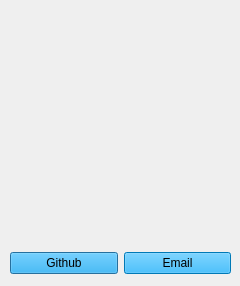
<?xml version="1.0" encoding="UTF-8"?>
<ui version="4.0">
 <class>Sobre</class>
 <widget class="QDialog" name="Sobre">
  <property name="geometry">
   <rect>
    <x>0</x>
    <y>0</y>
    <width>240</width>
    <height>286</height>
   </rect>
  </property>
  <property name="minimumSize">
   <size>
    <width>240</width>
    <height>286</height>
   </size>
  </property>
  <property name="maximumSize">
   <size>
    <width>240</width>
    <height>286</height>
   </size>
  </property>
  <property name="windowTitle">
   <string>EduFreit4s</string>
  </property>
  <property name="toolTip">
   <string>TESTE</string>
  </property>
  <property name="statusTip">
   <string>AJUDA</string>
  </property>
  <property name="whatsThis">
   <string>TRURURU</string>
  </property>
  <property name="accessibleName">
   <string>JJJJJJJJJ</string>
  </property>
  <property name="accessibleDescription">
   <string>POPOPO</string>
  </property>
  <widget class="QLabel" name="sobre">
   <property name="geometry">
    <rect>
     <x>10</x>
     <y>120</y>
     <width>221</width>
     <height>121</height>
    </rect>
   </property>
   <property name="styleSheet">
    <string notr="true">font: 14pt &quot;Ink Free&quot;;
color: rgb(0, 0, 0);</string>
   </property>
   <property name="text">
    <string/>
   </property>
   <property name="wordWrap">
    <bool>true</bool>
   </property>
  </widget>
  <widget class="QLabel" name="photo">
   <property name="geometry">
    <rect>
     <x>70</x>
     <y>10</y>
     <width>100</width>
     <height>100</height>
    </rect>
   </property>
   <property name="text">
    <string/>
   </property>
   <property name="pixmap">
    <pixmap resource="../scr.qrc">:/img/edu.png</pixmap>
   </property>
   <property name="scaledContents">
    <bool>true</bool>
   </property>
   <property name="alignment">
    <set>Qt::AlignCenter</set>
   </property>
  </widget>
  <widget class="QWidget" name="layoutWidget">
   <property name="geometry">
    <rect>
     <x>10</x>
     <y>250</y>
     <width>221</width>
     <height>26</height>
    </rect>
   </property>
   <layout class="QHBoxLayout" name="horizontalLayout">
    <item>
     <widget class="QPushButton" name="github">
      <property name="toolTip">
       <string/>
      </property>
      <property name="statusTip">
       <string>lllllll</string>
      </property>
      <property name="whatsThis">
       <string>hhhhh</string>
      </property>
      <property name="accessibleName">
       <string>bbbbb</string>
      </property>
      <property name="accessibleDescription">
       <string extracomment="-ccc">ccccc</string>
      </property>
      <property name="styleSheet">
       <string notr="true">background-color: rgb(0, 170, 255);
font: 8pt &quot;Helvetica-Narrow&quot;;
</string>
      </property>
      <property name="text">
       <string>Github</string>
      </property>
     </widget>
    </item>
    <item>
     <widget class="QPushButton" name="email">
      <property name="styleSheet">
       <string notr="true">background-color: rgb(0, 170, 255);
font: 8pt &quot;Helvetica-Narrow&quot;;</string>
      </property>
      <property name="text">
       <string>Email</string>
      </property>
     </widget>
    </item>
   </layout>
  </widget>
  <widget class="QLabel" name="label">
   <property name="geometry">
    <rect>
     <x>0</x>
     <y>0</y>
     <width>241</width>
     <height>291</height>
    </rect>
   </property>
   <property name="text">
    <string/>
   </property>
   <property name="scaledContents">
    <bool>false</bool>
   </property>
  </widget>
  <zorder>label</zorder>
  <zorder>sobre</zorder>
  <zorder>photo</zorder>
  <zorder>layoutWidget</zorder>
 </widget>
 <resources>
  <include location="../scr.qrc"/>
 </resources>
 <connections/>
</ui>
